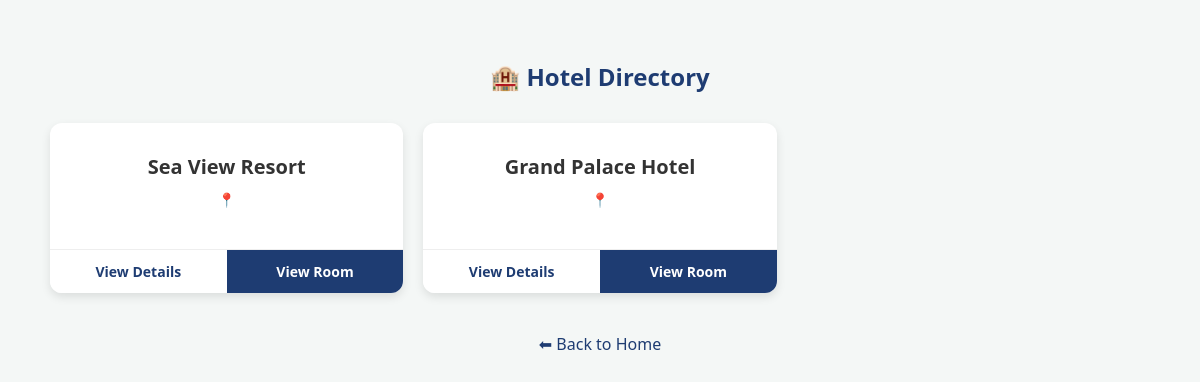
The app's page /hotel/list/, older data.
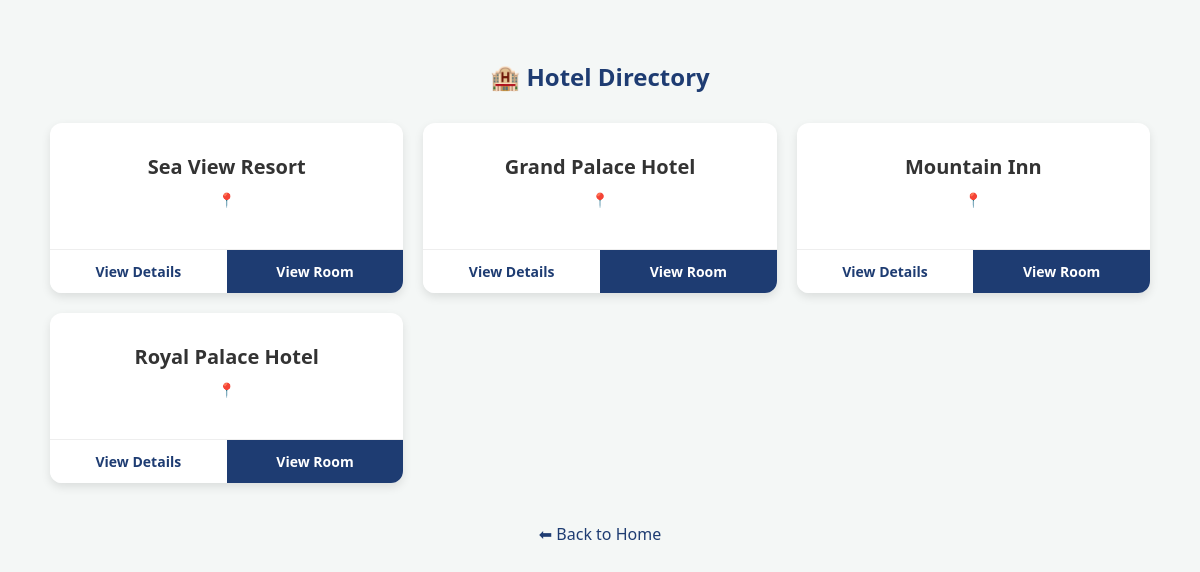
The same page, newer data.
### stayhub/models.py (models this page shows, shortened)
class Hotel(models.Model):
    name=models.CharField(max_length=100)
    city=models.CharField(max_length=100)
    hotel_type = models.CharField(max_length=100)
    password = models.CharField(max_length=128,default=0)

### stayhub/views.py (the view)
# urls.py: path('hotel/list/', hotel_list_view, name='hotel_list'),
def hotel_list_view(request):
    hotels = Hotel.objects.all()
    return render(request, "hotel_list.html", {"hotels": hotels})

### templates/hotel_list.html (shortened to what this page needs)
<!DOCTYPE html>
<html lang="en">
<head>
</head>
<body>
    <h2>🏨 Hotel Directory</h2>
    <div class="hotel-container">
        {% for hotel in hotels %}
        <div class="hotel-card">
            <div class="card-body">
                <div class="hotel-title">{{ hotel.name }}</div>
                <div class="hotel-addr">📍 {{ hotel.Address }}</div>
            </div>
            <div class="card-footer">
                <a href="{% url 'hotel_details' hotel.id %}" class="btn btn-details">View Details</a>
                <a href="{% url 'hotel_rooms' hotel.id %}" class="btn btn-rooms">View Room</a>
            </div>
        </div>
        {% empty %}
        <p style="text-align: center; width: 100%;">No hotels registered yet.</p>
        {% endfor %}
    </div>
    <a href="{% url 'home' %}" class="back-home">⬅ Back to Home</a>
</body>
</html>

Row changes from the older to the newer data that the page shows:
added Hotel: name "Mountain Inn"
added Hotel: name "Royal Palace Hotel"
